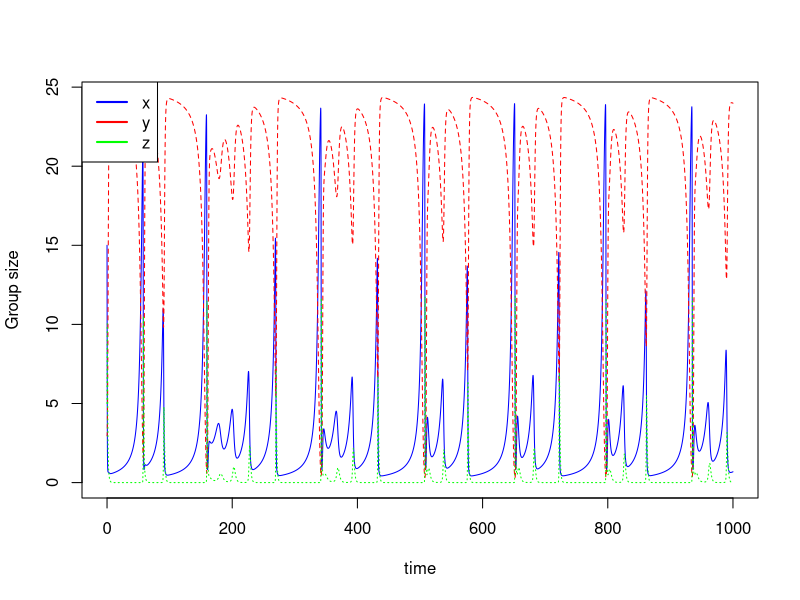
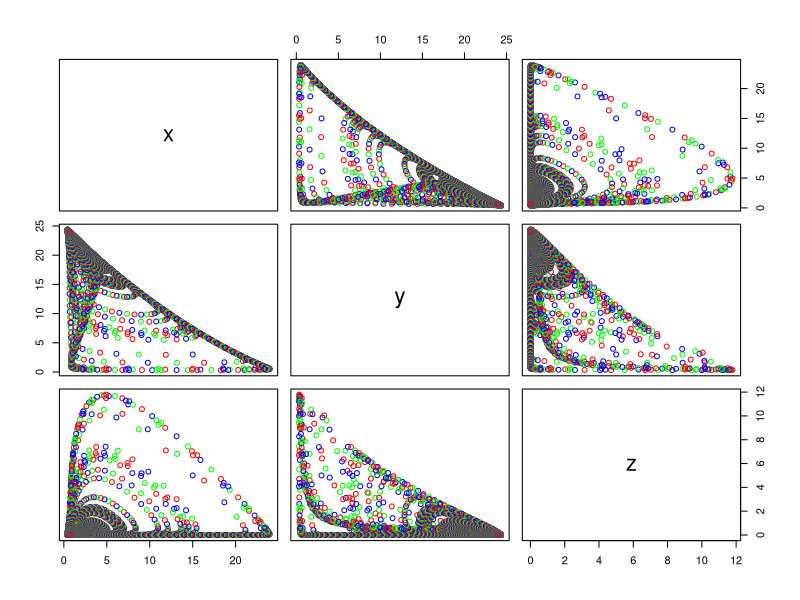
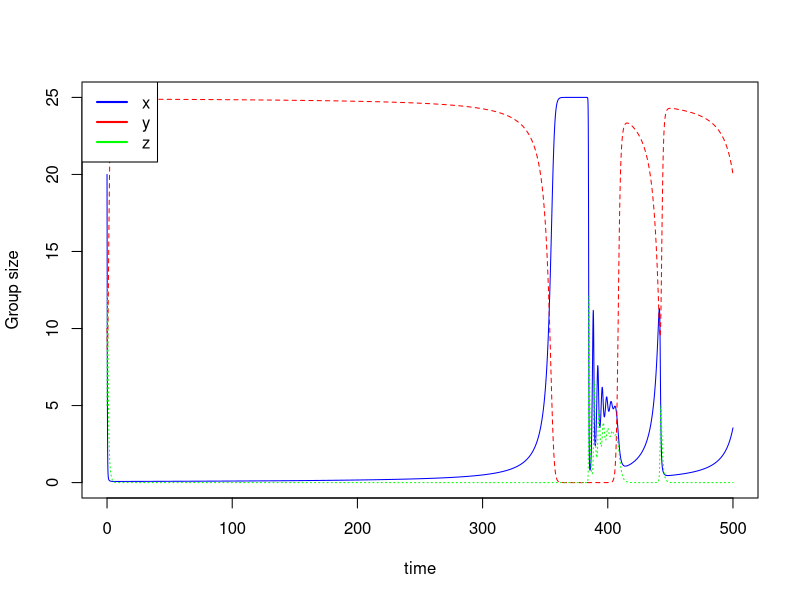
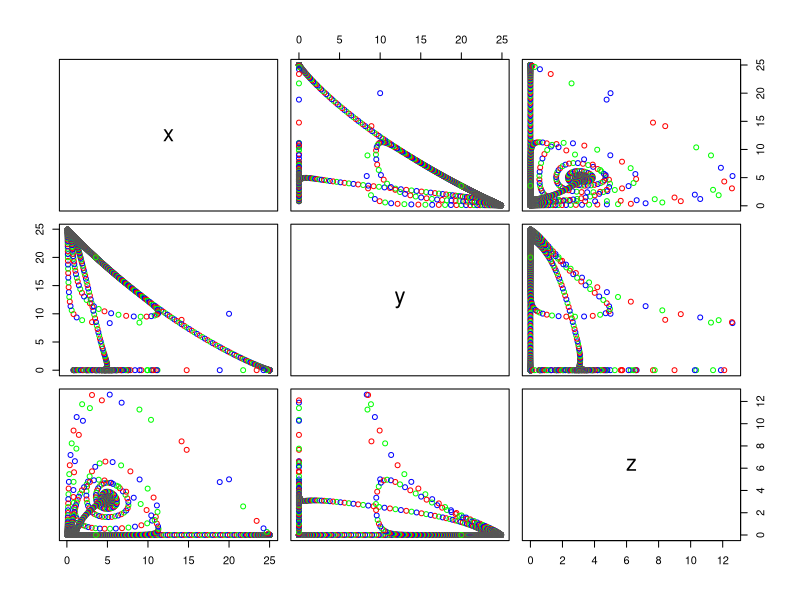
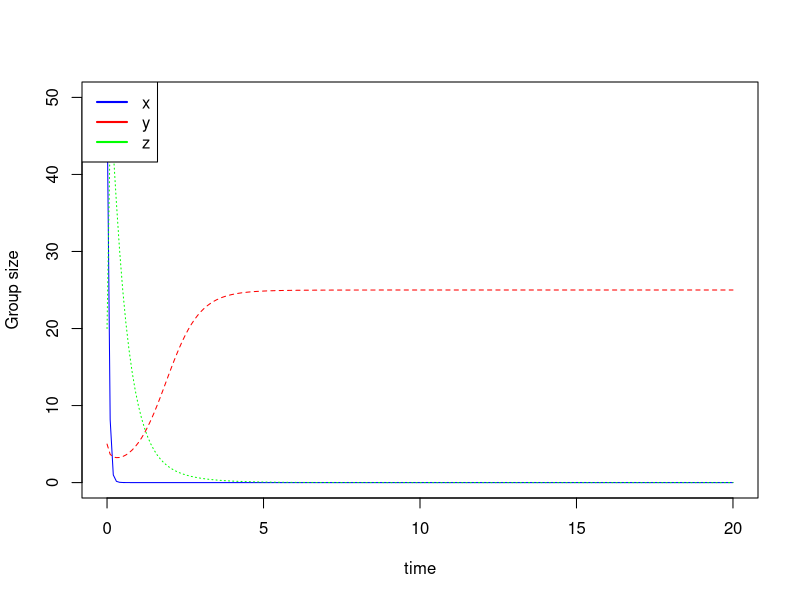
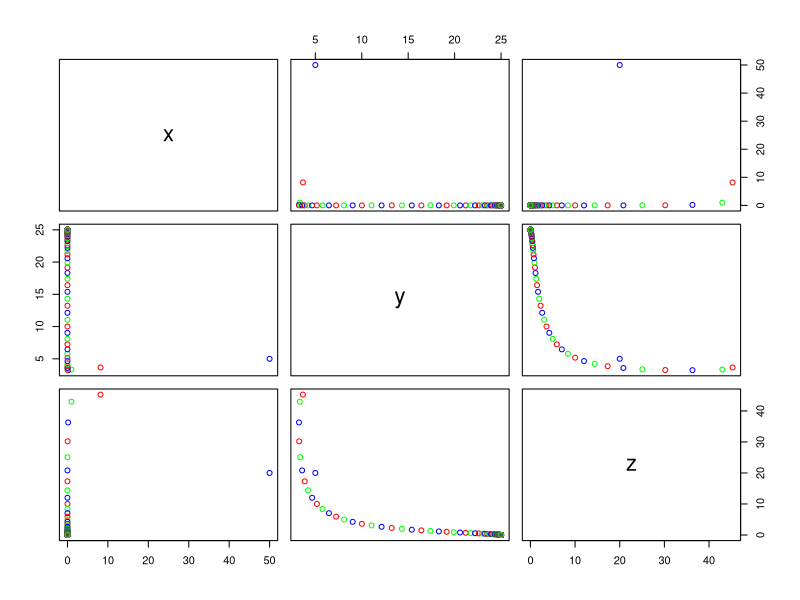

Reproduce these figures in R, in order.
## ---- chunk 1
library(deSolve)
## ---- chunk 2
pop_interaction = function(state,t){
  interaction_model = function(t, state, parameters) {
    with(as.list(c(state, parameters)), {
      #provided from the topic
      dxdt = x * (2 - 0.08 * x - 0.08 * y - 0.5 * z)
      dydt = y * (2 - 0.12 * x - 0.08 * y - 0.05 * z)
      dzdt = z * (0.4 * x + 0.04 * y - 2)
      
      list(c(dxdt, dydt, dzdt))
    })
  }
  
  #caculate  
  solution = ode(y = state, times = t,
                 func = interaction_model, parms = NULL)
  
  #time series
  matplot(t, solution[,-1], type = "l", 
          xlab = "time", ylab = "Group size",
          col = c("blue", "red", "green"))
  
  legend("topleft", legend = c("x", "y", "z"), 
         col = c("blue", "red", "green"), lty = 1, lwd = 2)
  
  #pairwise
  pairs(solution[,-1], col = c("blue", "red", "green"), 
        labels = c("x", "y", "z"))

}
## ---- chunk 3
states = c(x = 15, y = 3, z = 5)
time = seq(0, 1000, 0.1)
pop_interaction(state = states,t=time)
## ---- chunk 4
#start from different group size
states = c(x = 20, y = 10, z = 5) 
time = seq(0, 500, 0.1)
pop_interaction(state = states,t=time)

## ---- chunk 5
#start from different group size
states = c(x = 50, y = 5, z = 20)
time = seq(0, 20, 0.1)
pop_interaction(state = states,t=time)
